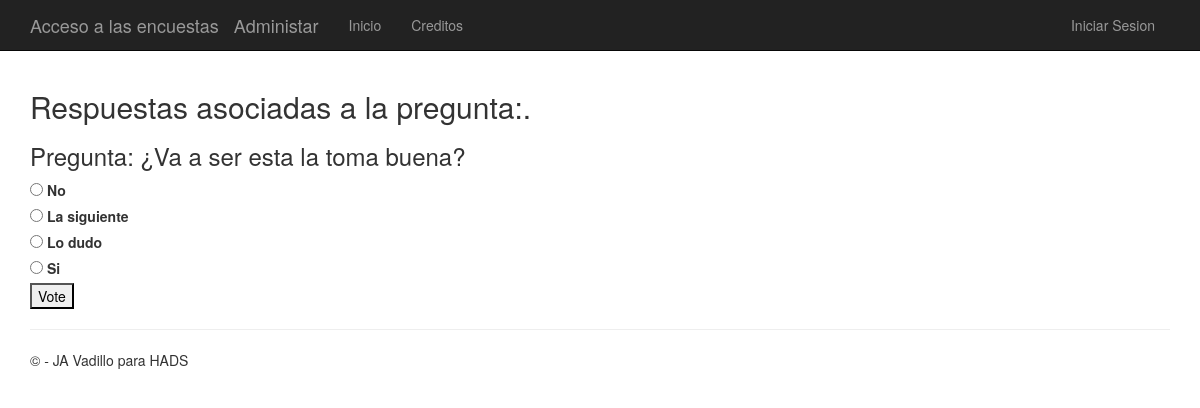
Screenshot of /polls/7/ with the database file from the repository.
### app/models.py (models this page shows)
class Question(models.Model):
    question_text = models.CharField(max_length=200)
    pub_date = models.DateTimeField('date published')
    tema = models.CharField(max_length=100)

class Choice(models.Model):
    question = models.ForeignKey(Question)
    choice_text = models.CharField(max_length=200)
    votes = models.IntegerField(default=0)
    correct = models.BooleanField(default=False)

### app/views.py (the view)
# urls.py: url(r'^polls/(?P<question_id>\d+)/$', app.views.detail, name='detail'),
def detail(request, question_id):
     question = get_object_or_404(Question, pk=question_id)
     return render(request, 'polls/detail.html', {'title':'Respuestas asociadas a la pregunta:','question': question})

### app/templates/polls/detail.html (shortened to what this page needs)
﻿{% extends "app/layout.html" %}
{% block content %}
<h2>{{ title }}.</h2>
<h3>Pregunta: {{ question.question_text }}</h3>
<form action="{% url 'vote' question.id %}" method="post">
{% for choice in question.choice_set.all %}
    {% if request.user.is_authenticated %}
        <label for="choice{{ forloop.counter }}">{{ choice.choice_text }}-----{{choice.votes}} {%if choice.correct%}<span style="color:green">CORRECTA</span>{%endif%}</label><br />
    {% else %}
        <input type="radio" name="choice" id="choice{{ forloop.counter }}" value="{{ choice.id }}" />
        <label for="choice{{ forloop.counter }}">{{ choice.choice_text }}</label><br />
    {% endif %}
{% endfor %}
{% if request.user.is_authenticated %}
    <a href="{% url 'choice_add' question.id %}"><h3>Insertar Opciones</h3></a>
    <a href="{% url 'chart' question.id %}"> <h3>Ver resultado de la votacion</h3> </a><br />
{% else %}
    <input type="submit" value="Vote" />
{% endif %}
</form>
{% endblock %}

### app/static/app/content/site.css (style rules this page uses)
body { padding-top: 50px; padding-bottom: 20px; }
input, select, textarea { max-width: 280px; }

### rows the page displays
Question: question_text "¿Va a ser esta la toma buena?"
Choice: choice_text "No"
Choice: choice_text "La siguiente"
Choice: choice_text "Lo dudo"
Choice: choice_text "Si"

### other values shown
{{ title }} "Respuestas asociadas a la pregunta:"
